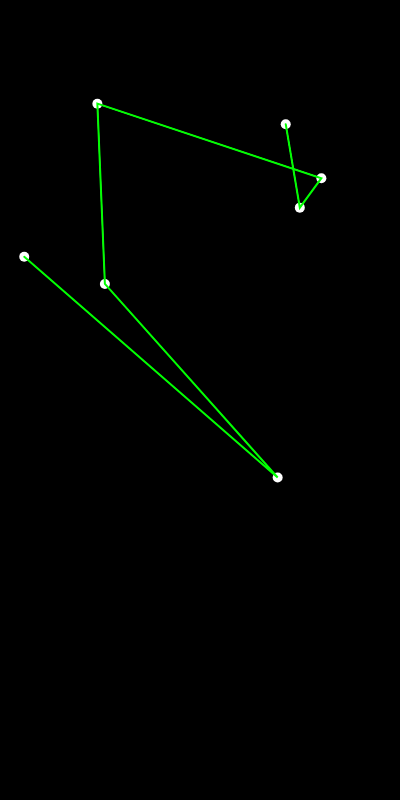
Frame 1 (no input)
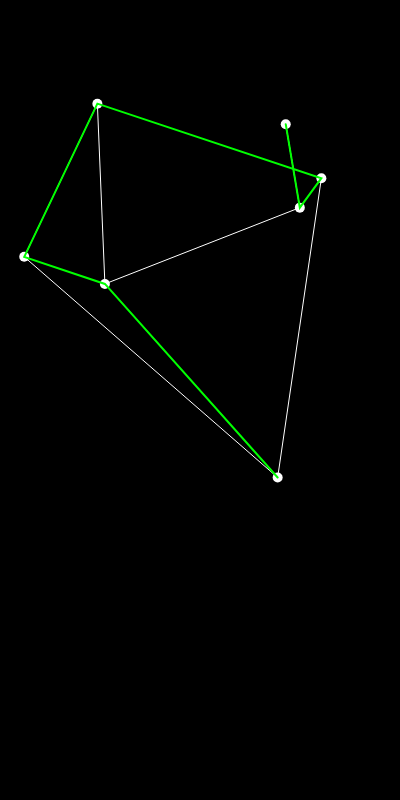
Frame 60 (no input)
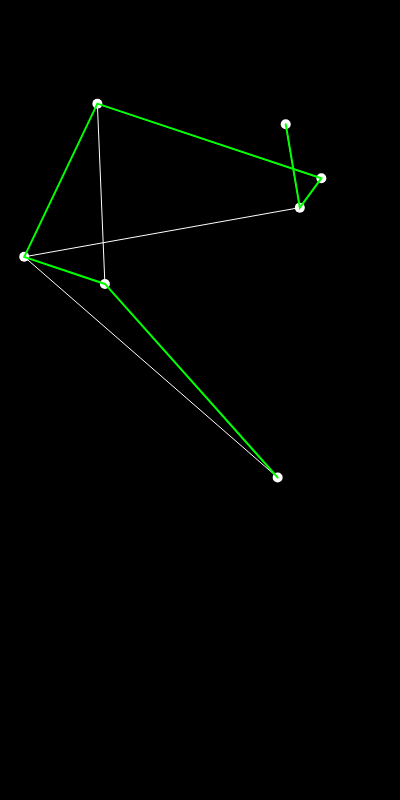
Frame 120 (the mouse pressed at the canvas centre since frame 60)

The p5.js sketch that drew these frames (run headless with seeded random() and noise() and a simulated clock; from frame 60 on, the mouse is pressed at the canvas centre):

// p5.js sketch
// ── sketch.js
var cities = [];
var totalCities = 7;
var shortest;
var bestPath = [];
var order = [];

function setup() {
    createCanvas(400, 800);
    for(let i = 0; i < totalCities; i++) {
        var v = createVector(random(width), random(height-200));
        cities[i] = v;
    }
    for (let i = 0; i < cities.length; i++) {
        order.push(i);
    }
    bestPath = order.slice();
    var d = calcDistance(order);
    shortest = d;
    console.log(shortest);
}

function draw() {
    background(0);
    noStroke();
    fill(255);
    for (let i = 0; i < cities.length; i++) {
        ellipse(cities[i].x, cities[i].y, 10, 10);
    }

    stroke(255);
    strokeWeight(1);
    noFill();
    beginShape();
    for (let i = 0; i < order.length; i++) {
        vertex(cities[order[i]].x, cities[order[i]].y);
    }
    endShape();

    beginShape();
    strokeWeight(2);
    stroke(0,255,0);
    for (let i = 0; i < order.length; i++) {
        vertex(cities[bestPath[i]].x, cities[bestPath[i]].y);
    }
    endShape();

    let i = floor(random(cities.length));
    let j = floor(random(cities.length));
    nextOrder();
    var d = calcDistance(order);
    if (d < shortest) {
        bestPath = order.slice();
        shortest = d;
    }
}

function swap(a, i, j) {
    let temp = a[i];
    a[i] = a[j];
    a[j] = temp;
}

function nextOrder() {
    // Find largest x such that P(x) < P(x+1)
    let largestI = -1;
    for (let i = 0; i < order.length - 1; i++) {
        if (order[i] < order[i + 1]) {
            largestI = i;
        }
    }
    if (largestI == -1) {
        noLoop();
        console.log("finished");
        return;
    }

    // Find largest y such that P(x) < P(y)
    let largestJ = -1;
    for (let j = 0; j < order.length; j++) {
        if (order[largestI] < order[j]) {
            largestJ = j;
        }
    }

    // Swap P(x) and P(y)
    swap(order, largestI, largestJ);

    // reverse the end and insert
    let endArray = order.splice(largestI + 1);
    endArray.reverse();
    order = order.concat(endArray);
}

function calcDistance(order) {
    let sum = 0;
    for (let i = 1; i < cities.length; i++) {
        let d = dist(cities[order[i]].x, cities[order[i]].y, cities[order[i-1]].x, cities[order[i-1]].y);
        sum += d;
    }
    return sum;
}

window.order = order;
